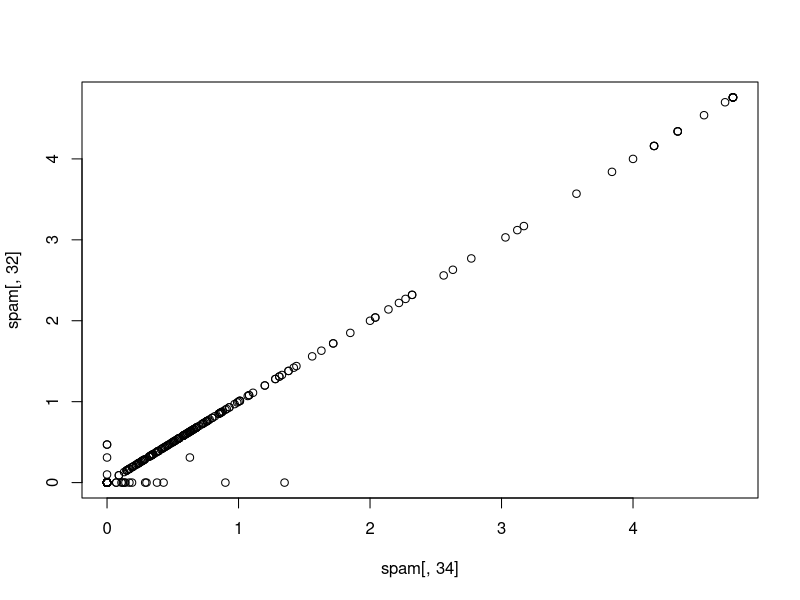
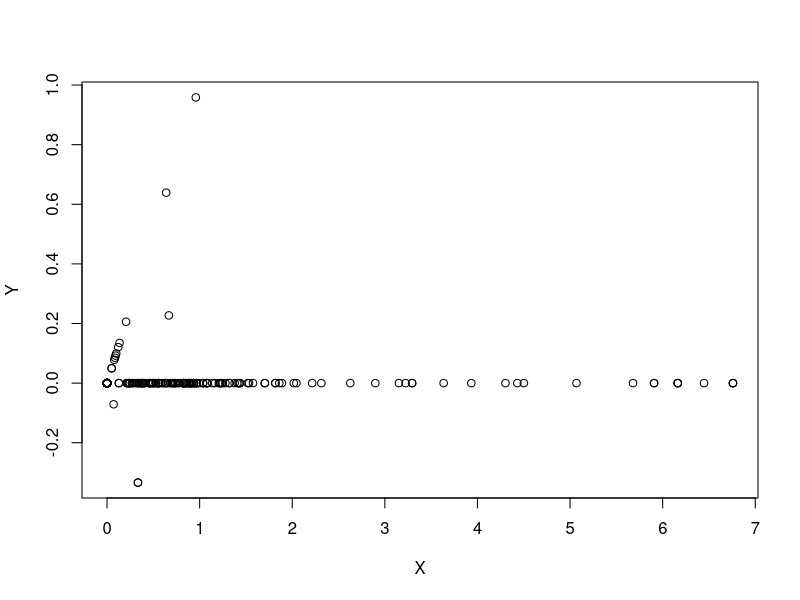
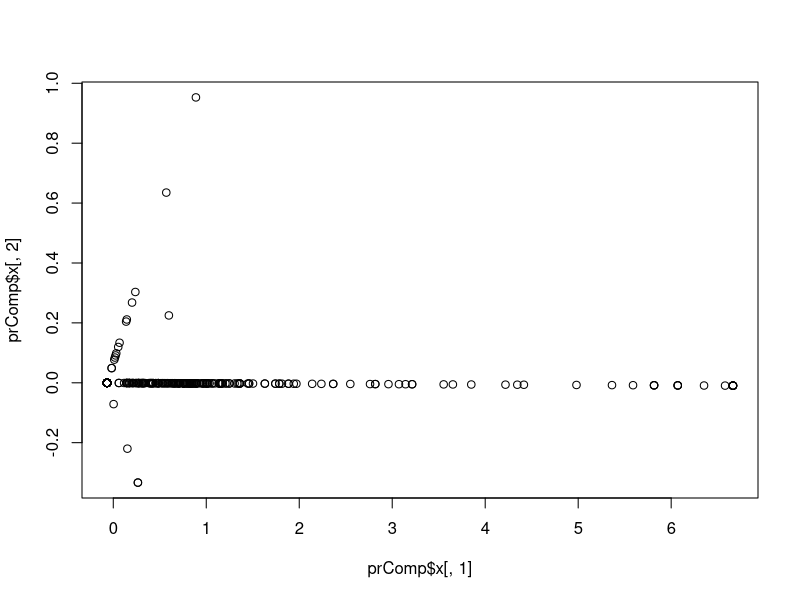
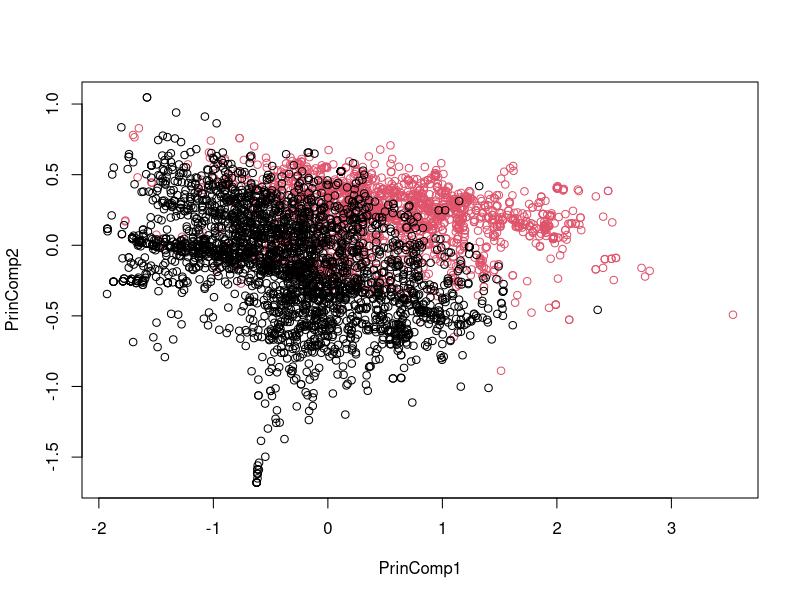
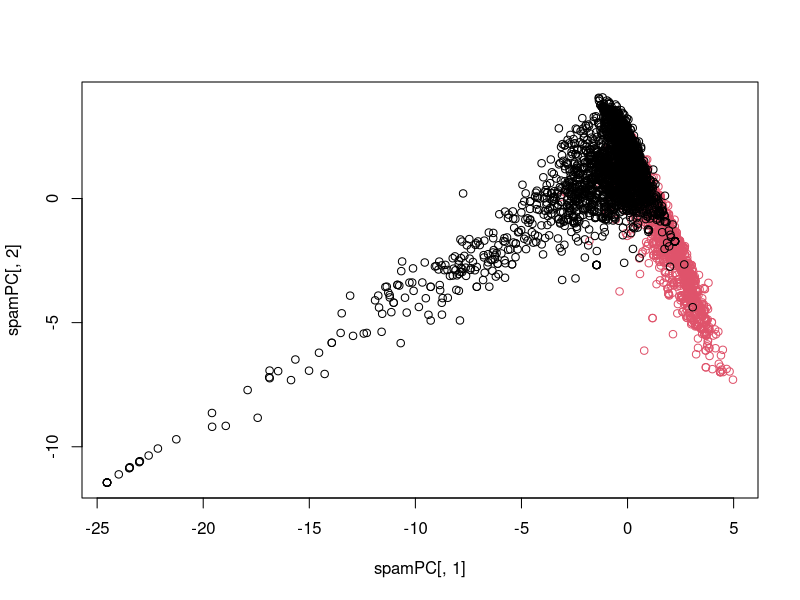

Generate these figures, in order, with R:
# Palabras correlacionadas en mensajes de SPAM
library(caret)
library(kernlab)
data(spam)

inTrain <- createDataPartition(y=spam$type, p=0.75, list=FALSE)
datosSpam <- spam[inTrain, ]
testing <- spam[-inTrain, ]

# Buscando correlaciones entre las palabras tomando su valor absoluto
M <- abs(cor(datosSpam[,-58]))

# cada palabra tiene correlacion de 1 consigo misma, entonces remover la diagonal
diag(M) <- 0

# cuales de las palabras tienen mayor correlacion
which(M > 0.8, arr.ind=T)

# cual es el nombre de las variables correlacionadas
names(spam)[c(34, 32)]

# hacer el plot de las variables
plot(spam[, 34], spam[, 32])

# El objetivo del ACP es de reducir la redundancia y comprimir la información
# Podriamos rotar los graficos
X <- 0.71 * datosSpam$num415 + 0.71 * datosSpam$num857
Y <- 0.71 * datosSpam$num415 - 0.71 * datosSpam$num857
plot(X, Y)

# Para obtener los componentes principales utilizamos - prcomp
subSpam <- spam[, c(34, 32)]
prComp <- prcomp(subSpam)
plot(prComp$x[, 1], prComp$x[, 2])

prComp$rotation

# Probando PCA en datos marcados como SPAM
typeColor <- ((spam$type=="spam") * 1 + 1)
typeColor
prComp <- prcomp(log10(spam[,-58]+1))
# El primer componente captura mas datos que el segundo componente
plot(prComp$x[,1], prComp$x[,2], col=typeColor, xlab="PrinComp1", ylab="PrinComp2")

# PCA con caret con metodo 'pca' y el numero de componentes
preProc <- preProcess(log10(spam[, -58]+1), method="pca", pcaComp=2)
# Se utiliza una transformacion de datos con la funcion log10, y adicionandole 1 a esto. 
# Esto hace que la los datos sean un poco mas Gaussianos. 
# Esto ayuda porque algunas variables estan muy desviadas , mientras que otras estan muy bien.
# A veces es necesario hacer esto para que el PCA sea sensible

spamPC <- predict(preProc, log10(spam[, -58]+1))
plot(spamPC[, 1], spamPC[, 2], col=typeColor)
